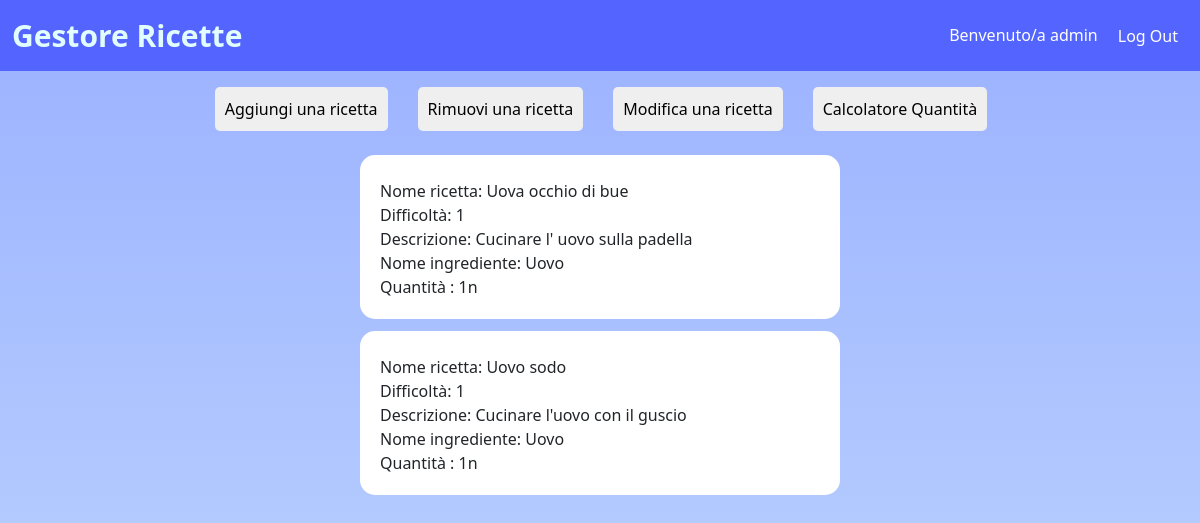
Screenshot of /home.php (signed in) with the database file from the repository.
### tables this page shows
CREATE TABLE `Ricette` (
  `Nome` varchar(30) NOT NULL,
  `Difficolta` int(1) NOT NULL,
  `Descrizione` varchar(200) NOT NULL,
  `Nome_ingrediente` varchar(20) NOT NULL,
  `Quantita_ingrediente` int(4) NOT NULL,
  `Unita_m_ingrediente` varchar(2) NOT NULL
);

### home.php (the view, shortened to what this page needs)
<!DOCTYPE html>
<html>
<head>
    <link href="https://cdn.jsdelivr.net/npm/bootstrap@5.1.3/dist/css/bootstrap.min.css" rel="stylesheet">
    <link rel="stylesheet" href="css/home.css">
</head>
<body>
    <nav class="navbar">
        <div class="container-fluid">
            <a class="navbar-brand" href="#">Gestore Ricette</a>
            <?php
            if ($_SESSION["username"] == '') {
                echo '<h6 style="color:white;">Non hai effettuato il login, Benvenuto guest </h6>';
            } else {
                echo '<div class="container_logout"><h6 style="color:white;">Benvenuto/a ' . $_SESSION["username"] . '</h6>';
                echo '<a class="logout" href="logout.php">Log Out</a></div>';
            }
            ?>
        </div>
    </nav>
    <form class="container_buttons" method="post">
        <button class="button_recipe" type="submit" name="addRicetta">Aggiungi una ricetta</button>
        <button class="button_recipe" type="submit" name="removeRicetta">Rimuovi una ricetta</button>
        <button class="button_recipe" type="submit" name="modificaRicetta">Modifica una ricetta</button>
        <button class="button_recipe" type="submit" name="calculator">Calcolatore Quantità</button>
    </form>
    <table>
        <?php
        $getricette = "SELECT * FROM ricette";
        $risultato = $GLOBALS['conn']->query($getricette);
        if ($risultato->num_rows > 0) {
            while ($riga = $risultato->fetch_assoc()) {
                echo ("<div class='container_recipe''>");
                echo ("<br>");
                echo ("Nome ricetta: " . $riga["Nome"]);
                echo ("<br>");
                echo ("Difficoltà: " . $riga["Difficolta"]);
                echo ("<br>");
                echo ("Descrizione: " . $riga["Descrizione"]);
                echo ("<br>");
                echo ("Nome ingrediente: " . $riga["Nome_ingrediente"]);
                echo ("<br>");
                echo ("Quantità : " . $riga["Quantita_ingrediente"] . $riga["Unita_m_ingrediente"]);
                echo ("<br>");
                echo ("</div>");
            }
        } else {
            echo "Non esistono ricette";
        }
        ?>
    </table>
</body>
</html>

### css/home.css (style rules this page uses)
body { background: linear-gradient(#9bb1ff, #bfd7ff); min-height: 100vh; }
nav { background: #5465ff !important; }
.navbar-brand { font-size: 30px; font-weight: 700; color: #e2fdff; }
.container_logout { display: flex; justify-content: center; align-items: center; padding-right: 10px; }
.container_logout > h6 { margin-bottom: 0; margin-right: 20px; }
.logout { color: white; text-decoration: none; }
.container_buttons { width: 100%; display: flex; justify-content: center; align-items: center; margin: 1rem; margin-bottom: 2%; }
.button_recipe, .container_action_recipe > button { border-radius: 5px; border: 0; padding: 10px; margin-right: 30px; }
.container_recipe, .container_action_recipe { background: #fff; width: 40%; margin-left: 30%; margin-top: 1%; padding: 20px; padding-top: 0; border-radius: 15px; }

### rows the page displays
ricette: Nome "Uova occhio di bue", Difficolta "1", Descrizione "Cucinare l' uovo sulla padella", Nome_ingrediente "Uovo", Quantita_ingrediente "1", Unita_m_ingrediente "n"
ricette: Nome "Uovo sodo", Difficolta "1", Descrizione "Cucinare l'uovo con il guscio", Nome_ingrediente "Uovo", Quantita_ingrediente "1", Unita_m_ingrediente "n"

### other values shown
$_SESSION["username"] "admin"
